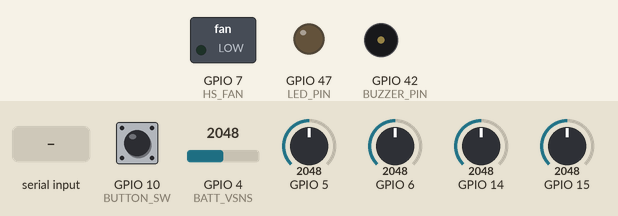
This sketch was run on a simulated ESP32-S2. Shown: switched loads named in the sketch (green lamp = pin HIGH), output pins drawn as LEDs (lit = HIGH), buzzer (waves = sounding, pin HIGH). Inputs (shaded band) come from the test bench; at power-on: GPIO 10 (BUTTON_SW) HIGH, GPIO 4 (BATT_VSNS) = 2048, GPIO 5 = 2048, GPIO 6 = 2048, GPIO 14 = 2048, GPIO 15 = 2048. What the sketch prints to the serial monitor is not drawn.

Above: at 1.2 s.
1.3 s: GPIO 10 (BUTTON_SW) pulled LOW for 0.15 s
At 2.5 s:
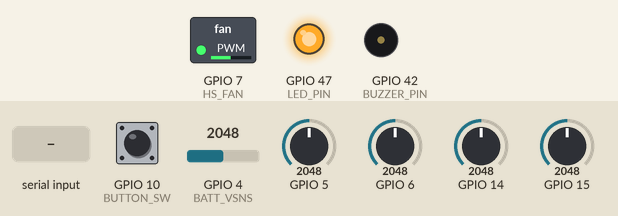
3.4 s: GPIO 4 (BATT_VSNS) set to 1228
6.4 s: GPIO 4 (BATT_VSNS) set to 1440
9.4 s: GPIO 4 (BATT_VSNS) set to 1533
At 10.5 s:
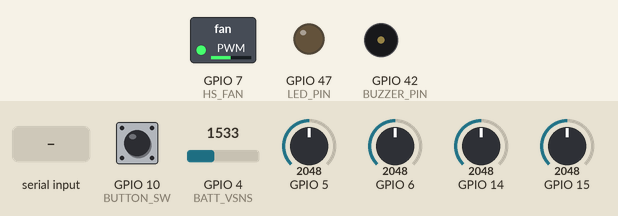
11.6 s: "90,45,200\n" received over the second serial link
14.6 s: GPIO 10 (BUTTON_SW) pulled LOW for 3.2 s
At 23.4 s:
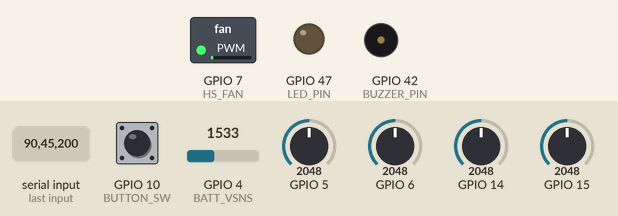
Timing chart, 0 to 24.3 s (numbered marks = the images above; inputs shaded):
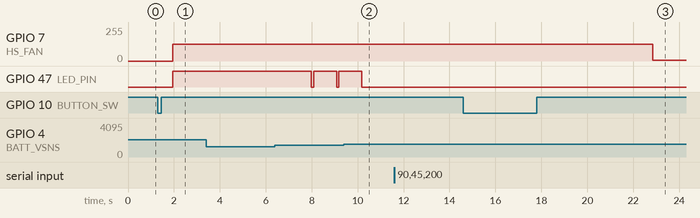

The sketch:

BOARD1v3.ino
```cpp
#include <esp_system.h>  // Include the necessary header for esp_restart()
#include <esp_sleep.h>
const gpio_num_t LED_PIN = GPIO_NUM_47;       // Pin no 47
const gpio_num_t BUTTON_SW = GPIO_NUM_10;     // Pin no 10
const gpio_num_t BUZZER_PIN = GPIO_NUM_42;    // Pin no 42
const gpio_num_t BATT_VSNS = GPIO_NUM_4;      // Pin no 4
const gpio_num_t HS_FAN = GPIO_NUM_7;         // Pin no 7
const gpio_num_t CS_FAN = GPIO_NUM_21;        // Pin no 21
const gpio_num_t LID = GPIO_NUM_10;           // Pin no 9
const gpio_num_t HSFAN_ISNS = GPIO_NUM_15;    // Pin no 15
const gpio_num_t CSFAN_ISNS = GPIO_NUM_14;    // Pin no 14
const gpio_num_t BATT_ISNS = GPIO_NUM_5;      // Pin no 5
const gpio_num_t TEC_ISNS = GPIO_NUM_6;       // Pin no 6
const gpio_num_t TEC_COLD_CTRL = GPIO_NUM_2;  // Pin no 1
const int HS_FAN_Channel = 1;                 // Channel 1
const int resolution = 12;                    // Maximum resolution supported by ESP32 LEDC is 12 bits
int HS_dutyCycle = 2000;                      // Hot fan Duty cycle
const int freq = 5000;                        // 5kHz frequency
const int CS_FAN_Channel = 0;                 // Channel 0
int CS_dutyCycle = 1000;                      // Cold fan Duty cycle
const float R1 = 10000;
const float R2 = 1000;
int LID_Count = 0;
unsigned long lidLowStartTime = 0;
bool lidWasLow = false;
String receivedData = "";
float Rec_TEC_DutyCycle, Rec_HSFAN_DutyCycle, Rec_CSFAN_DutyCycle;
const gpio_num_t RX_PIN = GPIO_NUM_18;
const gpio_num_t TX_PIN = GPIO_NUM_17;
int HS_count;
int CS_count;
int fault;

volatile bool buttonPressed = false;  // Flag to indicate button press
bool deviceActive = false;            // Flag to indicate if device is on


const float Vref = 3.3;     // Reference voltage for ADC (3.3V)
const int ADC_Max = 4095;   // 12-bit ADC max value
const float Gain = 10.0;    // Assume a gain of 10 for the op-amp circuit (adjust as needed)
const float Rsense = 1.01;  // Current sense resistor value in ohms (adjust based on your design)


HardwareSerial SerialPort(2);

// Function to be called when the button is pressed
void buttonISR() {
  buttonPressed = true;  // Set the flag indicating button press
}

void setup() {
  Serial.begin(115200);                                  // Initialize Serial communication
  SerialPort.begin(115200, SERIAL_8N1, RX_PIN, TX_PIN);  // RX on GPIO18, TX on GPIO17
  pinMode(LED_PIN, OUTPUT);
  digitalWrite(LED_PIN, LOW);  // Ensure LED is initially off
  pinMode(BUTTON_SW, INPUT_PULLUP);

  // Attach interrupt for button press (rising edge, i.e., button release)
  attachInterrupt(digitalPinToInterrupt(BUTTON_SW), buttonISR, RISING);
  pinMode(BUZZER_PIN, OUTPUT);  // Initialize the buzzer pin as an output
  // Buzzer();
  ledcSetup(HS_FAN_Channel, freq, resolution);  // configure HS_FAN PWM functionality
  ledcAttachPin(HS_FAN, HS_FAN_Channel);        // attach the channel
  ledcSetup(CS_FAN_Channel, freq, resolution);  // configure CS_FAN PWM functionality
  ledcAttachPin(CS_FAN, CS_FAN_Channel);        // attach the channel
  pinMode(LID, INPUT);
}

void Buzzer() {
  // Turn on the buzzer
  digitalWrite(BUZZER_PIN, HIGH);

  // Wait for 2 seconds
  delay(2000);

  // Turn off the buzzer
  digitalWrite(BUZZER_PIN, LOW);
}

void Buzzer_LID() {
  digitalWrite(BUZZER_PIN, HIGH);
  delay(500);
  digitalWrite(BUZZER_PIN, LOW);
}

float readBatteryVoltage() {
  int BATT_VSNS_adcValue = analogRead(BATT_VSNS);  // Read ADC value
  // Convert ADC value to voltage (assuming Vref=3.3V)
  Serial.println(BATT_VSNS_adcValue);
  float BATT_VSNS_voltage = BATT_VSNS_adcValue * (3.3 / 4095.0);
  float voltage = BATT_VSNS_voltage / (R2 / (R1 + R2));
  return voltage;
}

int calculateSOC(float voltage) {
  if (voltage <= 13.0) {
    return 0;
  } else if (voltage >= 16.4) {
    return 100;
  } else {
    return (int)((voltage - 13.0) / (16.4 - 13.0) * 99) + 1;
  }
}

void HS_Fan() {
  ledcWrite(HS_FAN_Channel, HS_dutyCycle);
  // Check if the PWM signal is set
  int dutyCycleSet = ledcRead(HS_FAN_Channel);

  if (dutyCycleSet == HS_dutyCycle) {
    HS_count = 0;
    fault = 0;
  } else {
    HS_count++;
    if (HS_count == 6) {
      HS_count = 0;
      fault = 2;
    }
  }
}

bool HS_Fan_check() {
  ledcWrite(HS_FAN_Channel, HS_dutyCycle);
  Serial.println("HS fan is ON");

  // Check if the PWM signal is set
  int dutyCycleSet = ledcRead(HS_FAN_Channel);

  if (dutyCycleSet == HS_dutyCycle) {
    // Serial.println("HS fan is working fine.");
    HS_count = 0;  // Reset the counter if everything is fine
    fault = 0;
    return true;
  } else {
    HS_count++;
    if (HS_count == 6) {
      HS_count = 0;
      fault = 2;
      SerialPort.print(fault);
      SerialPort.println(",");
        // // esp_restart();  // Restart the ESP32-S2
        return false;
    }
  }
  return true;  // Default return value
}

void CS_Fan() {
  ledcWrite(CS_FAN_Channel, CS_dutyCycle);
  int dutyCycleSet = ledcRead(CS_FAN_Channel);
  if (dutyCycleSet == CS_dutyCycle) {
    CS_count = 0;
    fault = 0;
  } else {
    CS_count++;
    if (CS_count == 5) {
      CS_count = 0;
      fault = 3;
    }
  }

}

bool CS_Fan_check() {
  ledcWrite(CS_FAN_Channel, CS_dutyCycle);
  int dutyCycleSet = ledcRead(CS_FAN_Channel);
  if (dutyCycleSet == CS_dutyCycle) {
    CS_count = 0;  // Reset the counter if everything is fine
    fault = 0;
    return true;
  } else {
    CS_count++;
    if (CS_count == 5) {
      CS_count = 0;
      fault = 3;
      SerialPort.print(fault);
      SerialPort.println(",");
        // esp_restart();  // Restart the ESP32-S2
        return false;
    }
  }
  return true;  // Default return value
}

float current_calc(int adc_pin) {
  int adcValue = analogRead(adc_pin);           // Read ADC value
  float voltage = (adcValue * Vref) / ADC_Max;  // Convert ADC value to voltage

  // Calculate current (I = Vout / (Gain * Rsense))
  float current = voltage / (Gain * Rsense);

  Serial.print("Current: ");
  Serial.print(current, 6);  // Print current with 6 decimal places
  Serial.println(" A");
  return current;
}

void Current_values() {


  // Calculate the current in amps
  float BATT_ISNS_CURRENT = current_calc(BATT_ISNS);
  Serial.print("BATT_ISNS_CURRENT : ");
  Serial.print(BATT_ISNS_CURRENT, 6);
  Serial.println("A");
  SerialPort.print(BATT_ISNS_CURRENT);
  SerialPort.print(",");


  float HSFAN_ISNS_CURRENT = current_calc(HSFAN_ISNS);
  Serial.print("HSFAN_ISNS_CURRENT : ");
  Serial.print(HSFAN_ISNS_CURRENT, 6);
  Serial.println("A");
  SerialPort.print(HSFAN_ISNS_CURRENT);
  SerialPort.print(",");


  float CSFAN_ISNS_CURRENT = current_calc(CSFAN_ISNS);
  Serial.print("CSFAN_ISNS_CURRENT : ");
  Serial.print(CSFAN_ISNS_CURRENT, 6);
  Serial.println("A");
  SerialPort.print(CSFAN_ISNS_CURRENT);
  SerialPort.print("\n");


  float TEC_ISNS_CURRENT = current_calc(TEC_ISNS);
  Serial.print("TEC_ISNS_CURRENT : ");
  Serial.print(TEC_ISNS_CURRENT, 6);
  Serial.println("A");
  // SerialPort.print(TEC_ISNS_CURRENT);
  // SerialPort.print("\n");
}

void processReceivedData() {
  // Serial.print("Received Dutycycle Values: ");
  // Serial.println(receivedData);

  // Convert the receivedData to a mutable character array
  char receivedCharArray[receivedData.length() + 1];
  receivedData.toCharArray(receivedCharArray, receivedData.length() + 1);

  // Split the received data into individual numbers
  int index = 0;
  char *token = strtok(receivedCharArray, ",");
  while (token != NULL && index < 3) {
    float value = atof(token);
    if (index == 0) {
      Rec_HSFAN_DutyCycle = value;
    } else if (index == 1) {
      Rec_CSFAN_DutyCycle = value;
    } else if (index == 2) {
      Rec_TEC_DutyCycle = value;
    }
    index++;
    token = strtok(NULL, ",");
  }

  // Print received ADC values
  Serial.println("Received DutyCycle Values:");
  Serial.print("Rec_TEC_DutyCycle: ");
  Serial.println(Rec_TEC_DutyCycle);
  Serial.print("Rec_HSFAN_DutyCycle: ");
  Serial.println(Rec_HSFAN_DutyCycle);
  Serial.print("Rec_CSFAN_DutyCycle: ");
  Serial.println(Rec_CSFAN_DutyCycle);
  HS_dutyCycle = Rec_HSFAN_DutyCycle;
  CS_dutyCycle = Rec_CSFAN_DutyCycle;

  // Clear the receivedData for the next reading
  receivedData = "";
}

void wakeup_process() {
  if (buttonPressed) {

    delay(500);                               // Debounce delay
    Serial.println("Loop: Button pressed.");  // Print button press message

    // Toggle device state
    deviceActive = !deviceActive;

    // Toggle LED based on device state
    digitalWrite(LED_PIN, deviceActive ? HIGH : LOW);

    // If device is now active, stay awake
    if (deviceActive) {
      Serial.println("Loop: Device waking up...");  // Print waking up message
      // No need to sleep, device is active
    } else {
      Serial.println("Loop: Device going to sleep...");  // Print going to sleep message
      // Enter sleep mode
      esp_sleep_enable_ext0_wakeup(BUTTON_SW, LOW);
      esp_deep_sleep_start();
    }

    // Reset the button press flag
    buttonPressed = false;
  }
}

void loop() {
  wakeup_process();
  if (deviceActive) {
    float batteryVoltage = readBatteryVoltage();
    int soc = calculateSOC(batteryVoltage);
    if (soc >= 10) {
      if (HS_Fan_check()) {
        // if (CS_Fan_check())
        while (digitalRead(LID) == HIGH) {
          lidWasLow = false;
          SerialPort.print(fault);
          SerialPort.print(",");
          batteryVoltage = readBatteryVoltage();
          soc = calculateSOC(batteryVoltage);
          Serial.print("soc: ");
          Serial.println(soc);
          SerialPort.print(soc);
          SerialPort.print(",");
          SerialPort.print(batteryVoltage);
          SerialPort.print(",");
          digitalWrite(TEC_COLD_CTRL, HIGH);
          Current_values();
          HS_Fan();
          // CS_Fan();

          if(soc>=10)
          fault=0;
          else
          return ;


          while (SerialPort.available()) {
            char incomingChar = SerialPort.read();
            if (incomingChar == '\n') {
              // End of the string, process the received data
              processReceivedData();
            } else {
              // Append the incoming character to the receivedData
              receivedData += incomingChar;
            }
          }
          delay(5000);
        }

        if (digitalRead(LID) == LOW) {
          if (!lidWasLow) {
            lidWasLow = true;
            lidLowStartTime = millis();
          }
          if (millis() - lidLowStartTime >= 20000) {
            Buzzer_LID();
            delay(3000);  // Wait for 3 seconds before the next beep
            SerialPort.print(fault);
            SerialPort.println(",");
          }
        }
      }
    } else {
      digitalWrite(LED_PIN, HIGH);
      delay(1000);
      digitalWrite(LED_PIN, LOW);
      delay(100);
      fault=1;
      SerialPort.print(fault);
      SerialPort.print(",");
      Serial.print("soc: ");
      Serial.println(soc);
      SerialPort.print(soc);
      SerialPort.println(",");
      Serial.println("Connect charger");
    }
  }
}
```

Measured:
- after the input at 1.3 s, GPIO 7 (HS_FAN): 0/255 → 125/255 after 0.65 s; GPIO 47 (LED_PIN): LOW → HIGH after 0.65 s
- after the input at 9.4 s, GPIO 47 (LED_PIN): goes on until 10.2 s, then stays LOW
- after the input at 14.6 s, GPIO 7 (HS_FAN): 125/255 → 6/255 after 8.2 s instead of 5.7 s
